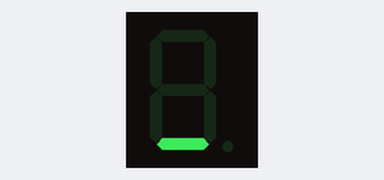
The sketch below on a simulated Arduino Uno, built with avr-gcc and run on an emulated ATmega328P. Shown: 1-digit seven-segment display. Wiring (inferred from the names in the program): 1-digit 7-segment display, segments lit when HIGH: segments pin 12, pin 10, pin 9, pin 8, pin 7, pin 6, pin 5, pin 4. The segment pins are drawn as the display they are named for.

Above: at 0.15 s.
At 1.05 s:
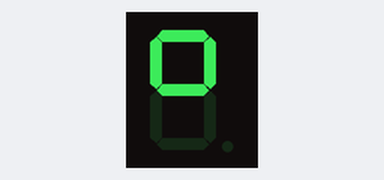

The sketch:

sketch_oct31g.ino
```cpp
// declare all the joystick pins
const int pinSW = 2; // digital pin connected to switch output
const int pinX = A0; // A0 - analog pin connected to X output
const int pinY = A1; // A1 - analog pin connected to Y output

// declare all the segments pins
const int pinA = 12;
const int pinB = 10;
const int pinC = 9;
const int pinD = 8;
const int pinE = 7;
const int pinF = 6;
const int pinG = 5;
const int pinDP = 4;

const int segSize = 8;
int index = 0;

// modify if you have common anode
bool commonAnode = false;
const int noOfDigits = 4;
byte state = HIGH;
byte dpState = LOW;
byte swState = LOW;
byte lastSwState = LOW;
int xValue = 0;
int yValue = 0;

bool joyMoved = false;
int digit = 0;
int minThreshold = 400;
int maxThreshold = 600;
int maxDieNumber = 7;
int minDieNumber = 1;


int segments[segSize] = {
  pinA, pinB, pinC, pinD, pinE, pinF, pinG, pinDP
};

byte bouncingBallMatrix[noOfDigits][segSize - 1] = {
// a  b  c  d  e  f  g
  {0, 0, 0, 1, 0, 0, 0},
  {0, 0, 1, 1, 1, 0, 1}, // ball is down
  {0, 0, 0, 0, 0, 0, 1}, // ball is in the middle
  {1, 1, 0, 0, 0, 1, 1}, // ball is up
};

void setup() {
  // initialize all the pins
  for (int i = 0; i < segSize; i++) {
    pinMode(segments[i], OUTPUT);
  }
  pinMode(pinSW, INPUT_PULLUP);
  if (commonAnode == true) {
    state = !state;
  }
}

void loop() {
  // turn all the pins on in order. It is a good exercise to see if you connected the wires properly
  displayNumber(index, dpState);
  delay(300);
  index++;
  if(index >= noOfDigits ){
    index = 0;
  }
}

void displayNumber(byte digit, byte decimalPoint) {
  for (int i = 0; i < segSize - 1; i++) {
    digitalWrite(segments[i], bouncingBallMatrix[digit][i]);
  }
  // write the decimalPoint to DP pin
  digitalWrite(segments[segSize - 1], decimalPoint);
}
```

Measured:
- by itself, everything shown: repeats every 1.2 s, in 4 steps
